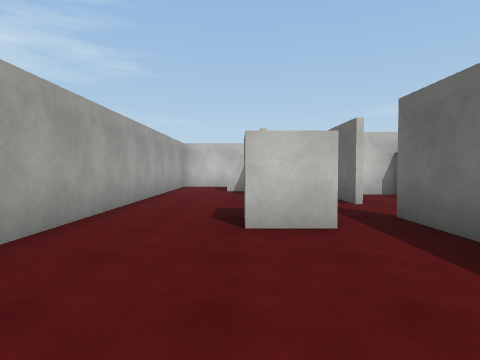
[1] (above)

16 first-person views from a walk through a 3-D level made in the Unity game engine. The camera is 1.4 m above the floor, tilts 2° down and sees 75° across. The floor is counted in squares, 2 m on a side. Each view is taken from the middle of a square. On the plan, view 1 faces up. The plan holds only what a view shows up to about 10 squares ahead; the rest is blank. Surface patterns are stand-ins for the level's own textures.

[2]
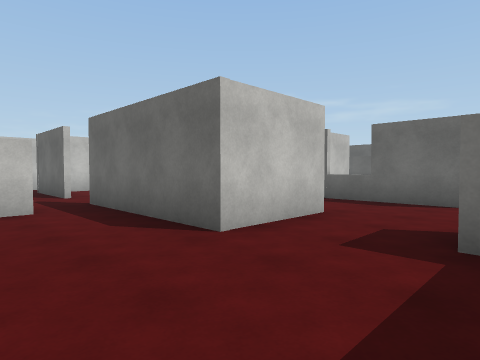

[3]
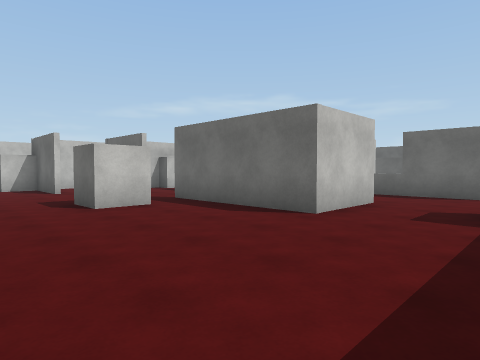

[4]
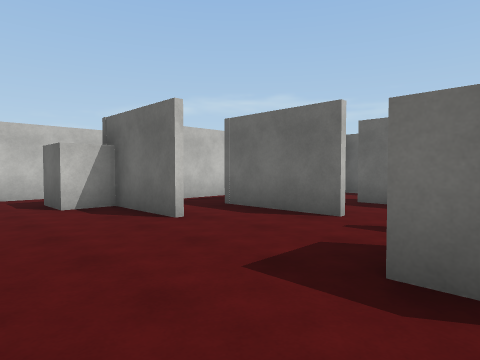

[5]
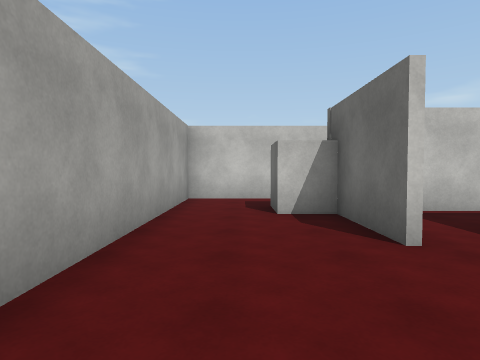

[6]
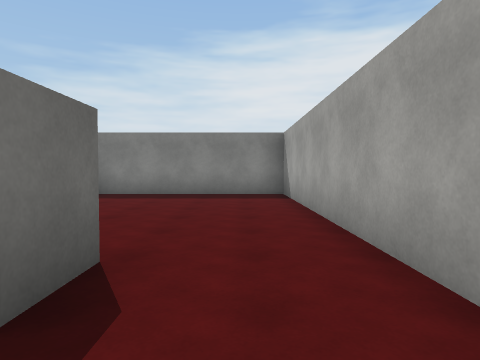

[7]
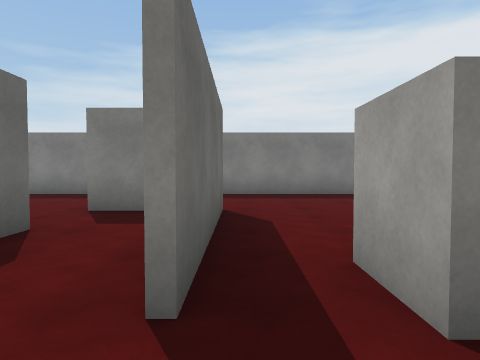

[8]
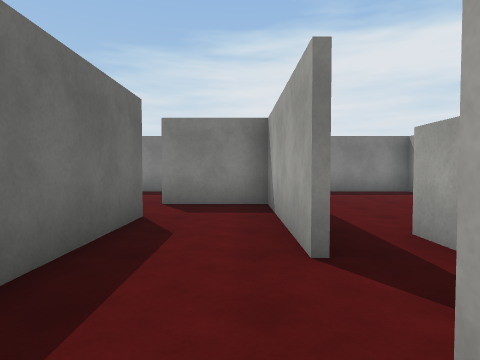

[9]
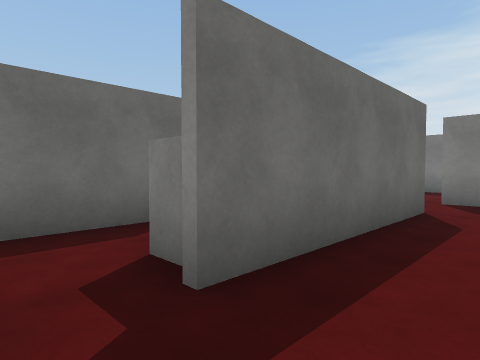

[10]
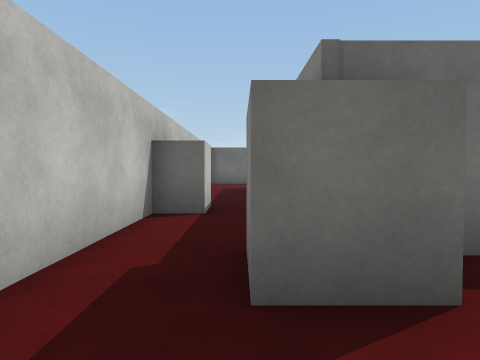

[11]
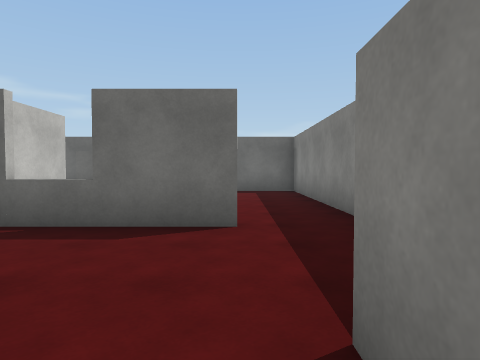

[12]
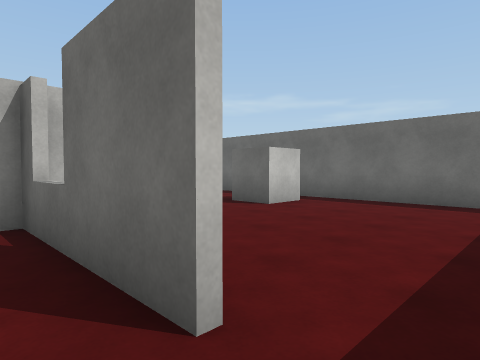

[13]
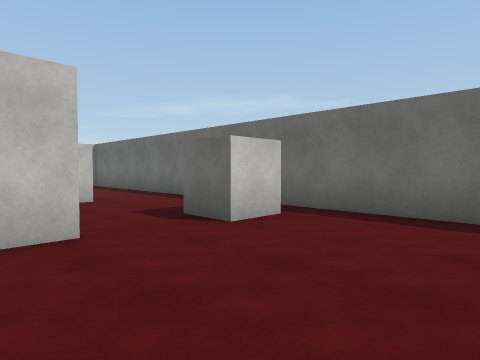

[14]
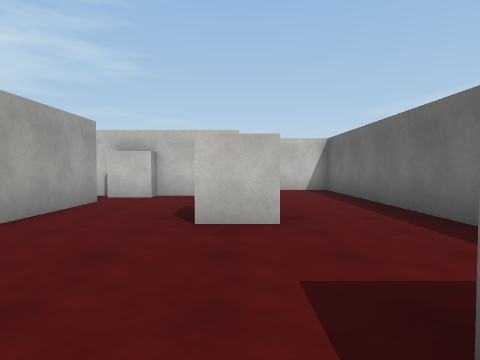

[15]
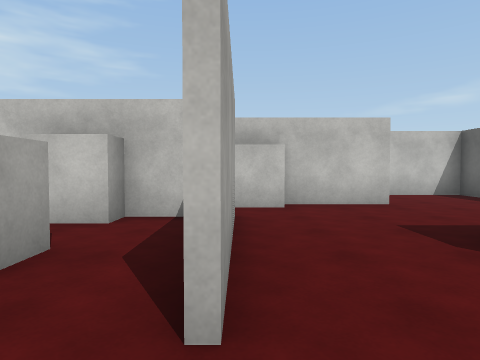

[16]
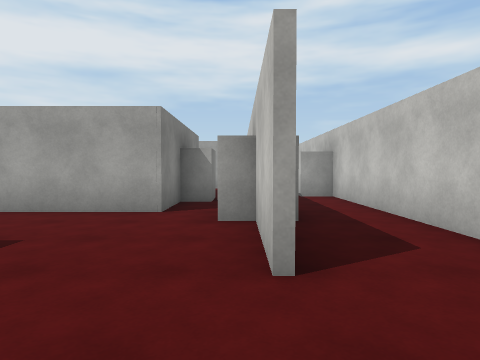

### Floor plan
Points are (right, up) in squares from view 1. A wall is a line through its corners. A room is listed if a view was taken in it or the views show most of it. See-through windows are left out.
Room 1 (views 1, 2, 3, 4, 5, 6, 10, 11, 12)
walls: (2.3, 6.1) (2.3, 8.8); (0.5, 7.8) (0.5, 9.9); (4.6, 0.6) (2.3, 0.6) (2.3, 4.6); (3.5, -1.5) (4.2, -1.5); (6.8, -1) (6.8, 1.5); (5.2, -2.7) (6.4, -2.7); (4, 11.6) (2.9, 11.6) (2.9, 12.4) (-2.2, 12.4) (-2.2, -2.7) (3, -2.7)
ways out: opening at (2, 5.5) to room 2; opening at (5, 11) to room 3; opening at (7, -1.5) to room 3; opening at (5.5, 1) to room 6
objects: block (0, 4) to (1, 4); block (0, 10) to (0, 11)
Room 2 (views 7, 8, 9)
walls: (2.4, 4.6) (2.4, 2.5); (4.2, 8.6) (3.1, 8.6); (4.4, 2.4) (4.4, 5.8)
ways out: opening at (2, 5.5) to room 1; opening at (4, 7) to room 4; gap at (5, 8) to room 4; opening at (3, 3.5) to room 5
Room 3 (views 13, 14, 15, 16)
walls: (9.1, 2.4) (6.5, 2.4); (10, 10.2) (6.2, 10.2); (5.2, 8.7) (6.9, 8.7) (6.9, 5.1); (4.2, 9.4) (5.3, 9.4); (9, 12.4) (4, 12.4) (4, 11.6); (6.4, -2.7) (12.9, -2.7) (12.9, 12.4) (11, 12.4)
ways out: opening at (5, 11) to room 1; opening at (7, -1.5) to room 1; opening at (7, 4.5)
objects: block (7, 10); block (10, 6) to (10, 7); block (11, 2) to (12, 3)
Room 4 (no view inside)
walls: (6.8, 5.9) (6.8, 8.4); (6.2, 8.6) (5.2, 8.6); (5.3, 9.4) (5.3, 8) (4.5, 8)
ways out: opening at (4, 7) to room 2; gap at (5, 8) to room 2; opening at (5.5, 6)
objects: block (5, 6) to (5, 7)
Room 5 (no view inside)
walls: (2.4, 2.5) (2.4, 0.8) (4.6, 0.8)
ways out: opening at (3, 3.5) to room 2; opening at (4, 2) to room 6
Room 6 (no view inside)
walls: (6.8, 1.5) (6.8, 2.5)
ways out: opening at (5.5, 1) to room 1; opening at (4, 2) to room 5

Where each view was taken, in squares from view 1:
view 1: 0 up, 0 right, facing up
view 2: 2 down, 0 right, facing up-right
view 3: 2 down, 2 left, facing up-right
view 4: 4 up, 2 left, facing up-right
view 5: 5 up, 1 left, facing up
view 6: 6 up, 1 left, facing down
view 7: 6 up, 2 right, facing down
view 8: 7 up, 3 right, facing down
view 9: 8 up, 3 right, facing down-right
view 10: 11 up, 2 left, facing right
view 11: 1 down, 3 right, facing right
view 12: 2 down, 6 right, facing up-right
view 13: 1 down, 8 right, facing up-right
view 14: 2 up, 10 right, facing up
view 15: 4 up, 7 right, facing up
view 16: 10 up, 12 right, facing left
